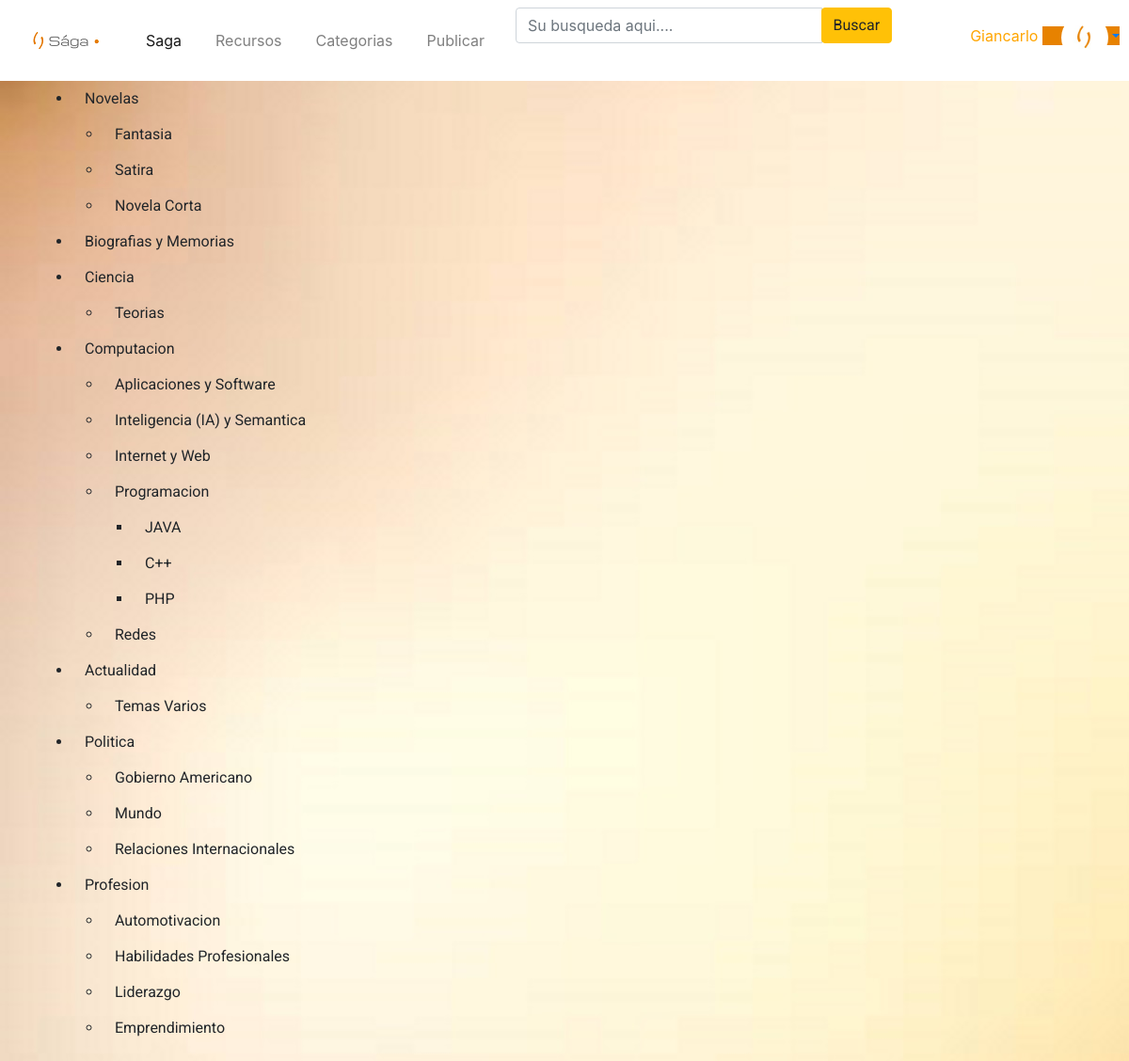
The app's page /home/categorias (signed in) with its own data.
### tables this page shows
CREATE TABLE IF NOT EXISTS `categoria` (
  `IdCat` int UNSIGNED NOT NULL AUTO_INCREMENT,
  `NomCat` varchar(30) NOT NULL,
  `IdPad` int UNSIGNED NOT NULL,
  PRIMARY KEY (`IdCat`)
);

### classes/Bootstrap.php (called while the page is built)
<?php
class Bootstrap{
	private $controller;
	private $action;
	private $request;
	public function __construct($request){
		$this->request = $request;
		if($this->request['controller'] == ""){
			$this->controller = 'home';
		} else {
			$this->controller = $this->request['controller'];
		}
		if($this->request['action'] == ""){
			$this->action = 'index';
		} else {
			$this->action = $this->request['action'];
		}
	}
	public function createController(){
		if(class_exists($this->controller)){
			$parents = class_parents($this->controller);
			if(in_array("Controller", $parents)){
				if(method_exists($this->controller, $this->action)){
					return new $this->controller($this->action, $this->request);
				} else {
					echo '<h1>Method does not exist</h1>';
					return;
				}
			} else {
				echo '<h1>Base controller not found</h1>';
				return;
			}
		} else {
			echo '<h1>Controller class does not exist</h1>';
			return;
		}
	}
}

### controllers/home.php (called while the page is built, shortened)
<?php
class Home extends Controller{
	protected function categorias(){
		$viewmodel = new HomeModel();
		$this->returnView($viewmodel->categorias(), true);
	}
}

### classes/Model.php (called while the page is built, shortened)
<?php
abstract class Model{
	protected $dbh;
	protected $stmt;
	public function __construct(){
		$this->dbh = new PDO("mysql:host=".DB_HOST.";dbname=".DB_NAME, DB_USER, DB_PASS);
	}
	public function query($query){
		$this->stmt = $this->dbh->prepare($query);
	}
	public function execute(){
		$this->stmt->execute();
	}
	public function resultSet(){
		$this->execute();
		return $this->stmt->fetchAll(PDO::FETCH_ASSOC);
	}
}

### models/home.php (called while the page is built, shortened)
<?php
class HomeModel extends Model{
	public function categorias(){
		$this->query('SELECT * FROM categoria');
		$rows = $this->resultSet();
		return $rows;
	}
}

### views/home/categorias.php (the view)
<?php print_list($viewmodel);?>
<?php function print_list($viewmodel, $parent=0) {
    print "<ul>";
    foreach ($viewmodel as $row) {
        if ($row['IdPad'] == $parent) {
            print "<li>";
            print "<a class=";
            print "btn ";
            print "href=";
            print ROOT_PATH;;
            print "shares/recursocat/";
            print $row['IdCat'];
            print " role=";
            print "button";
            print ">";
            print $row['NomCat'];
            print "</a>";
            print_list($viewmodel, $row['IdCat']);
            print "</li>";
        }
    }
    print "</ul>";
}?>

### index.php (shortened to what this page needs)
<?php
require('classes/Bootstrap.php');
require('classes/Controller.php');
require('classes/Model.php');
require('controllers/home.php');
require('models/home.php');
$bootstrap = new Bootstrap($_GET);
$controller = $bootstrap->createController();
if($controller){
	$controller->executeAction();
}

### classes/Controller.php (shortened to what this page needs)
<?php
abstract class Controller{
	protected $action;
	public function __construct($action, $request){
		$this->action = $action;
	}
	public function executeAction(){
		return $this->{$this->action}();
	}
	protected function returnView($viewmodel, $fullview){
		$view = 'views/'. get_class($this). '/' . $this->action. '.php';
		if($fullview){
			require('views/main.php');
		} else {
			require($view);
		}
	}
}

### views/main.php (shortened to what this page needs)
<html>
<head>
    <link href="https://cdn.jsdelivr.net/npm/bootstrap@5.0.1/dist/css/bootstrap.min.css" rel="stylesheet">
    <link rel="stylesheet" href="<?php echo ROOT_PATH; ?>assets/css/styles.min.css">
    <link rel="stylesheet" href="https://cdnjs.cloudflare.com/ajax/libs/twitter-bootstrap/4.5.2/css/bootstrap.min.css">
</head>
<body>
<Body background="<?php echo ROOT_PATH; ?>assets/img/Bg.jpg" >
    <header>
        <nav class="navbar navbar-light navbar-expand-md bg-white navbar-fixed-top navigation-clean-button">
            <div class="container-fluid">
                    <?php if(isset($_SESSION['is_logged_in'])) : ?>
                    <?php if(isset($_SESSION["autor_data"])) : ?>
                <div>
                  <a class="navbar-brand" href="#"><span><img class="img-fluid" src="<?php echo ROOT_PATH; ?>assets/img/LogoSagaMiniHead.png" width="70px" height="35px"></span> </a>
                </div>
              <div
                    class="collapse navbar-collapse" id="navcol-1">
                    <ul class="nav navbar-nav nav-right">
                        <li class="nav-item"><a class="nav-link active" href="<?php echo ROOT_URL; ?>">Saga</a></li>
                        <li class="nav-item"><a class="nav-link" href="<?php echo ROOT_URL; ?>shares">Recursos</a></li>
                        <li class="nav-item"><a class="nav-link" href="<?php echo ROOT_URL; ?>home/categorias">Categorias</a></li>
                        <li class="nav-item"><a class="nav-link" href="<?php echo ROOT_URL; ?>shares/add">Publicar</a></li>
                      </ul>
                <div class="col-md-5 col-sm-5 col-xs-12 form-group pull-right top_search">
                <form method="post" action="<?php echo ROOT_URL; ?>home/buscar">
                    <div class="input-group">
                      <input type="text" class="form-control" id="buscar" name="Buscar" placeholder="Su busqueda aqui....">
                      <span class="input-group-btn">
                        <input class="btn btn-warning" name="submit" type="submit" value="Buscar" />
                      </span>
                    </div>
                  </form>
                </div>
                <div class="dropdown ">
                    <?php echo $_SESSION['autor_data']['name']; ?>
                    <a class="dropdown-toggle" data-toggle="dropdown" aria-expanded="false" href="#" style="background: #e78200;"> <img class="dropdown-image" src="<?php echo ROOT_PATH; ?>assets/img/avatar.jpg?"></a>
                </div>
                    <?php endif; ?>
                    <?php endif; ?>
            </div>
            </div>
        </nav>
    </header>
    <div class="container">
    <div class"=row">
     	<?php require($view); ?>
     </div>
    </div>
</body>
</html>

### views/main.php (style rules this page uses)
.dropdown { color: orange; position: absolute; top: 15px; right: 10px; }

### records on screen
categoria: NomCat "Novelas"
categoria: NomCat "Fantasia"
categoria: NomCat "Satira"
categoria: NomCat "Novela Corta"
categoria: NomCat "Biografias y Memorias"
categoria: NomCat "Ciencia"
categoria: NomCat "Teorias"
categoria: NomCat "Computacion"
categoria: NomCat "Aplicaciones y Software"
categoria: NomCat "Inteligencia (IA) y Semantica"
categoria: NomCat "Internet y Web"
categoria: NomCat "Programacion"
categoria: NomCat "JAVA"
categoria: NomCat "C++"
categoria: NomCat "PHP"
categoria: NomCat "Redes"
categoria: NomCat "Actualidad"
categoria: NomCat "Temas Varios"
categoria: NomCat "Politica"
categoria: NomCat "Gobierno Americano"
categoria: NomCat "Mundo"
categoria: NomCat "Relaciones Internacionales"
categoria: NomCat "Profesion"
categoria: NomCat "Automotivacion"
categoria: NomCat "Habilidades Profesionales"
categoria: NomCat "Liderazgo"
categoria: NomCat "Emprendimiento"

### other values on screen
$_SESSION['autor_data']['name'] "Giancarlo"
